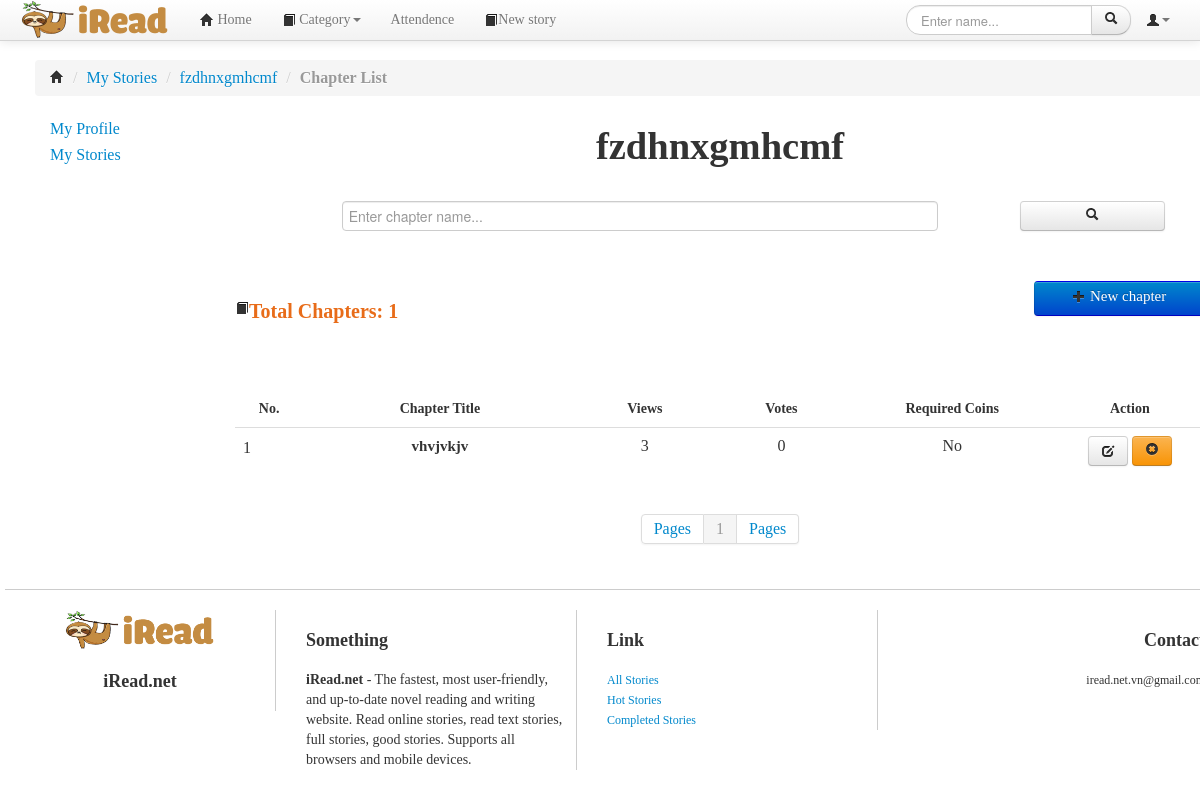
Page /chapterlist.php?storyID=36 (signed in) on the committed database.
### tables this page shows
CREATE TABLE `story` (
  `storyID` int(10) NOT NULL,
  `storyName` varchar(200) NOT NULL,
  `memberID` int(20) DEFAULT NULL,
  `description` mediumtext DEFAULT NULL,
  `image` varchar(500) DEFAULT NULL,
  `viewNumber` int(11) NOT NULL DEFAULT 0,
  `voteNumber` int(11) NOT NULL DEFAULT 0,
  `status` varchar(20) NOT NULL DEFAULT 'On going'
);

CREATE TABLE `chapter` (
  `chapterID` bigint(20) NOT NULL,
  `chapterName` varchar(255) NOT NULL,
  `storyID` int(10) NOT NULL,
  `content` longtext NOT NULL,
  `requireCoin` tinyint(1) NOT NULL DEFAULT 0,
  `view` bigint(20) NOT NULL DEFAULT 0
);

### db.php (called while the page is built, shortened)
<?php
	$hostname='localhost';
	$username='root';
	$password='';
	$dbname='final_project';
	$port=3306;
	function query($sql)
	{
		global $hostname;
		global $username;
		global $password;
		global $dbname;
		global $port;
		$conn = new mysqli($hostname, $username, $password, $dbname, $port);
		$result = $conn->query($sql);
		$rows = mysqli_fetch_all($result);
		return $rows;
	}
	function decryptString($string)
	{
		$string = str_replace('!1$#5', '"', $string);
		$string = str_replace("^-&~5", "'", $string);
		return($string);
	}
?>

### chapterlist.php (the view, shortened to what this page needs)
<!DOCTYPE html>
<html lang="vi">
<head>
<link href="css/bootstrap.min.css" rel="stylesheet">
<link href="css/bootstrap-responsive.css" rel="stylesheet">
<link href="css/yamm.css" rel="stylesheet">
<link href="css/style.css" rel="stylesheet">
<link href="css/chosen.css" rel="stylesheet">
</head>
<?php
	require_once("./db.php");
    if(!isset($_SESSION['username'])){
?>
    	<script >
			alert ("You must login to access this page!");
			window.location.replace("./login.php");
		</script>
<?php
	}else{
		$storyID = $_GET["storyID"];
		$sql = "SELECT * FROM story WHERE storyID='" .$storyID . "'";
		$row = query($sql);
		$storyName = decryptString($row[0][1]);
		$sql1 = "SELECT * FROM chapter WHERE storyID='" .$storyID . "'";
		$row1 = query($sql1);
		$total = count($row1);
	}
?>
<body>
<?php
	require_once("./headers/common_header.php");
?>
<div class="container">
<div class="container-fluid">
	<div class="row">
		<div class="span12 row wrapper">
			<ul class="breadcrumb">
				<li>
					<div itemscope>
						<a href="./home.php" itemprop="url"><i class="icon-home"></i></a>
						<span class="divider">/</span>
					</div>
				</li>
				<li>
					<div itemscope>
						<a href="./mystories.php" itemprop="url"><span itemprop="title">My Stories</span></a>
						<span class="divider">/</span>
					</div>
				</li>
				<li>
					<div itemscope>
						<a href="./mystories.php" itemprop="url"><span itemprop="title"><?=$storyName?></span></a>
						<span class="divider">/</span>
					</div>
				</li>
				<li class="active"><strong>Chapter List</strong></li>
			</ul>
			<div class="row wrapper">
				<?php
				require_once("./lefts/member_left.php");
			?>
				<div class="span10">
						<h1 style="text-align: center;margin-top: 10px;"><?=$storyName?></h1>
						<div style =" width: 100%; text-align: center;" >
							<form action="./chapterlist.php?storyID=<?=$storyID?>" method="POST">
							<?php
								if(!isset($_POST['search']) || $_POST['search'] == ""){
							?>
								<input type="text" name="search" class=" " placeholder="Enter chapter name..." style =" width: 60%; margin-top: 25px;margin-left: 25px;">
							<?php
							}else{
							?>
								<input type="text" name="search" class=" " placeholder="Enter chapter name..." value="<?=$search?>" style =" width: 60%; margin-top: 25px;margin-left: 25px;">
							<?php
							}
							?>
								<button class="btn" type="submit" name="search_chapter" style="float: right; margin-top: 25px; margin-right: 40px; width: 15%"><i class="icon-search"></i></button>
							</form>
						</div>
						<ul class="nav" style="margin-top: 40px; margin-bottom: 40px">
							<li class="disable" style="float:left;width: 50%; color:#E86C19;">
							<?php
								if($_SERVER['REQUEST_METHOD'] == 'POST' && isset($_POST['search']) && $_POST['search'] != ""){
							?>
									<h2><i class="icon-book icon-large"></i>Search Results: <?=$total_search?></h2>
							<?php
								}else{
							?>
								<h3 style="color: #E86C19; font-size: 20px; font-weight: bold;"><i class="icon-book icon-large"></i>Total Chapters: <?=$total?></h3>
							<?php
								}
							?>
							</li>
							<li style="float: right;width: 50%"><a href="./newchapter.php?storyID=<?=$storyID?>" style="width: 30%; height: auto; min-height: 25px; float: right; font-size: 15px; background-color: blue"  class="btn btn-primary"><i class="icon-plus icon-large"></i> New chapter</a></li>
						</ul>
						<div class="table-responsive" style="margin-top: 120px; width:100%">
						<table class="table" style="margin-top: 30px; width:100%">
							<thead>
								<tr >
								<th style="text-align: center; font-size: 14px; width: 5%;">No.</th>
								<th style="text-align: center; font-size: 14px; width: 20%;">Chapter Title</th>
								<th style="text-align: center; font-size: 14px; width: 10%;">Views</th>
								<th style="text-align: center; font-size: 14px; width: 10%;">Votes</th>
								<th style="text-align: center; font-size: 14px; width: 15%;">Required Coins</th>
								<th style="text-align: center; font-size: 14px; width: 11%;">Action</th>
								</tr>
							</thead>
							<tbody>
							<?php
								$allrow = count($row1);
								$pagesize = 15;
								$allpage = 1;
								if($allrow % $pagesize == 0){
									$allpage = $allrow / $pagesize;
								}else{
									$allpage = (int)($allrow / $pagesize) + 1;
								}
								$beginrow = 1;
								$currentpage = 1;
								if((!isset($_GET['currentpage'])) || ($_GET['currentpage'] == '1'))
								{
									$beginrow = 0;
									$currentpage = 1;
								}else{
									$beginrow = ($_GET['currentpage'] - 1) * $pagesize;
									$currentpage = $_GET['currentpage'];
								}
								$sql2= "SELECT * FROM chapter WHERE storyID='" .$storyID . "' LIMIT {$beginrow} , {$pagesize}";
								$row2=query($sql2);
								for($i=0; $i < count($row2); $i++)
								{
									$chapterID = $row2[$i][0];
									$viewNumber = $row2[$i][5];
							?>
								<tr>
									<td style="padding-top: 10px; width: 5%;"><?=$i+1?></td>
									<td style="width: 20%">
										<div  style="text-align: center; width: 100%">
											<div class="media-body">
												<a href="readstory.php?storyID=<?=$storyID?>&chapterID=<?=$chapterID?>"><h2 class="media-heading" style="font-size: 15px;line-height:20px;margin: 0;padding: 0;font-weight: bold;color:#333333;"><?=decryptString($row2[$i][1])?></h2></a>
											</div>
										</div>
									</td>
									<td style="width: 10%; text-align: center;"><?=$viewNumber?></td>
									<td style="width: 10%; text-align: center;">
									<?php
										$sql3 = "SELECT * FROM vote WHERE chapterID='" .$chapterID . "'";
										$row3 = query($sql3);
										$voteNumber = count($row3);
										echo($voteNumber);
									?>
									</td>
									<td style="width: 15%; text-align: center;">
									<?php
										if($row2[$i][4] == 0){
											echo("No");
										}else{
											echo("Yes");
										}
									?>
									</td>
									<td style="width: 11%; text-align: center; ">
										<a href="editchapter.php?chapterID=<?=$chapterID?>" class="btn"><i class="icon-edit icon-large"></i></a>
										<button type="button" name="btn_delete" id="btn_delete<?=$storyID?>" class="btn btn-warning" data-toggle="modal" data-target="#delete_confirm<?=$chapterID?>"><i class="icon-remove-sign"></i>
											</button>
									</td>
								</tr>
							<?php
								}
							?>
							</tbody>
						</table>
					</div>
					<div class="paging">
						<div class="pagination pagination-centered">
						<ul>
							<li class="disable"><a href="">Pages</a></li>
							<?php
							for($i = 1; $i <= $allpage; $i++)
							{
								if($currentpage == $i){
								?>
									<li class="active"><a href=""><?=$i?></a></li>
								<?php
								}else{
							?>
									<li class="disable"><a href="chapterlist.php?currentpage=<?=$i?>"><?php echo $i ." "; ?></a></li>
							<?php
								}
							}
							?>
							<li class="disable"><a href="">Pages</a></li>
						</ul>
						</div>
					</div>
			</div>
			<div class="clearfix"></div>
			<?php
			require_once("./footers/footer.php");
		?>
		</div>
	</div>
</div>
</div>
</body>
</html>

### css/style.css (style rules this page uses)
body { position:relative;background:white;font-family:Verdana,"Times New Roman",sans-serif; font-size: 14px; }
#noidungtruyen h1,h2 { font-size:18px; }
.wrapper { font-size:16px; }
.table-responsive { display: block; width: 100%; overflow-x: auto; -webkit-overflow-scrolling: touch; -ms-overflow-style: -ms-autohiding-scrollbar; }

### chapterlist.php (style rules this page uses)
body { padding-top:60px;padding-bottom:40px;height:auto; }

### rows in the picture
story: storyName "fzdhnxgmhcmf"
chapter: chapterName "vhvjvkjv", view "3", voteNumber "0", requireCoin "No"

### other values in the picture
$total "1"
